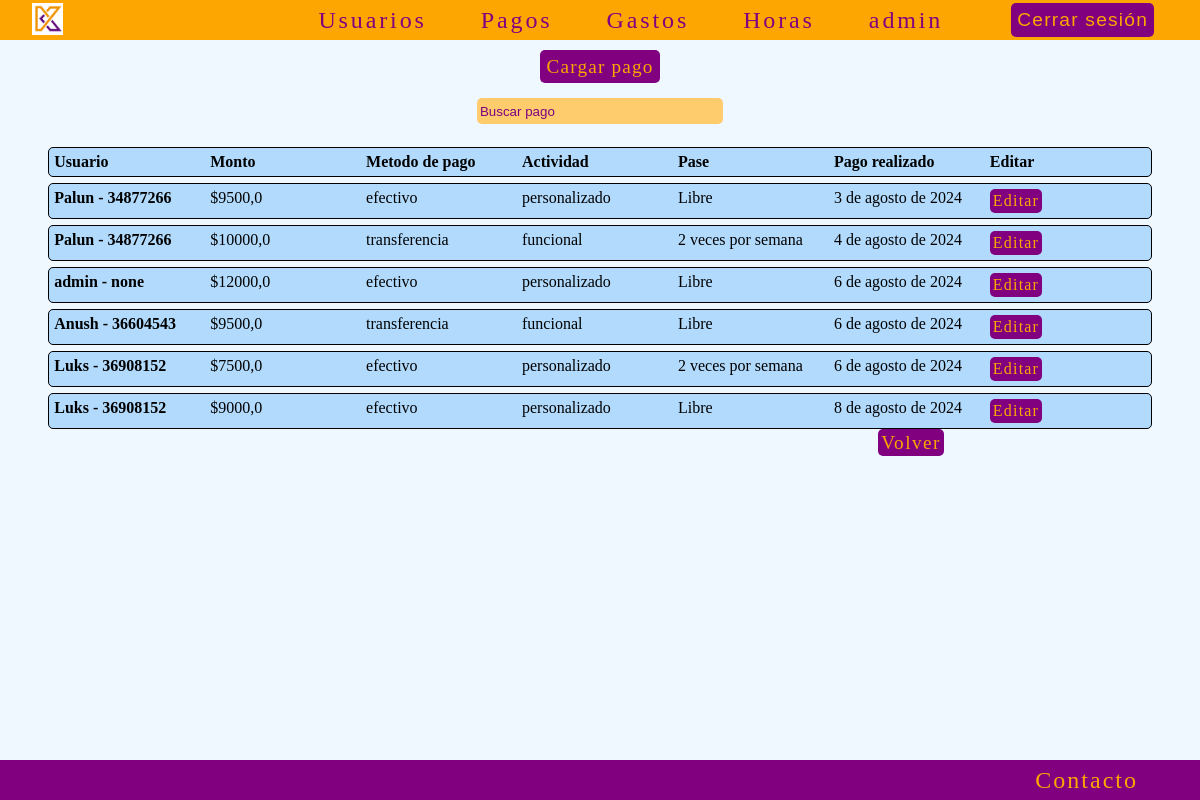
/pagos/lista/ (signed in), run on the app's committed database.
### pagos/models.py (models this page shows, shortened)
class Pagos(models.Model):
    usuario = models.ForeignKey(Usuarios, on_delete=models.DO_NOTHING)
    monto = models.FloatField()
    modo_pago = models.CharField(max_length=50, null=True, blank=True)
    actividad = models.CharField(max_length=50)
    pase = models.CharField(max_length=50, null=True, blank=True)
    fecha = models.DateField(auto_now=True)
    class Meta:
        verbose_name = 'pago'
        verbose_name_plural = 'pagos'

### usuarios/models.py (models this page shows, shortened)
class Usuarios(models.Model):
    user = models.OneToOneField(User, on_delete=models.CASCADE)
    dni = models.CharField(max_length=8, unique=True)
    fecha_nacimiento = models.DateField()
    telefono = models.CharField(max_length=15)
    domicilio = models.CharField(max_length=150)
    instagram = models.CharField(max_length=150, null=True, blank=True)
    foto = models.ImageField(upload_to='fotos', null=True, blank=True)
    def __str__(self):
        return f'{self.user.username} - {self.dni}'
    class Meta:
        verbose_name = 'usuario'
        verbose_name_plural = 'usuarios'

### pagos/views.py (the view, shortened to what this page needs)
# urls.py: path('lista/', PagosList.as_view(), name='pagos_list'),
class PagosList(LoginRequiredMixin, ListView):
    model = Pagos
    context_object_name = 'pagos'
    def get_queryset(self):
        queryset = Pagos.objects.all()
        busqueda = self.request.GET.get("busqueda")
        return queryset

### pagos/templates/pagos/pagos_list.html (shortened to what this page needs)
{% extends 'core/base.html' %}
{% block content %}
    <main class="contenedor_principal">
        <div>
            <a href="{% url 'pagos:pagos_create' %}" class="link">Cargar pago</a>
        </div>
        <div class="busqueda-container">
            <form action="{% url 'pagos:pagos_list' %}" method="get">
                <input type="text" name="busqueda" placeholder="Buscar pago">
            </form>
        </div>
        <div class="card-pagos-container">
            <div class="card-pagos">
                <p><strong>Usuario</strong></p>
                <p><strong>Monto</strong></p>
                <p><strong>Metodo de pago</strong></p>
                <p><strong>Actividad</strong></p>
                <p><strong>Pase</strong></p>
                <p><strong>Pago realizado</strong></p>
                <p><strong>Editar</strong></p>
            </div>
            {% for object in object_list %}
                <div class="card-pagos">
                    <p><strong>{{ object.usuario }}</strong></p>
                    <p>${{ object.monto }}</p>
                    <p>{{ object.modo_pago }}</p>
                    <p>{{ object.actividad }}</p>
                    <p>{{ object.pase }}</p>
                    <p>{{ object.fecha }}</p>
                    <a href="{% url 'pagos:pagos_update' object.id %}" class="crud">Editar</a>
                </div>
            {% endfor %}
        </div>
        <div class="volver-container">
            <a href="{% url 'pagos:index' %}" class="volver">Volver</a>
        </div>
    </main>
{% endblock content %}

### core/templates/core/components/navbar.html (shortened to what this page needs)
{% load static %}
<header>
    <ul>
        <li class="logo-header"><a href="{% url 'core:index' %}"><img src="{% static 'img/kinef_logo1.png' %}" alt="Logo de Kinef" width="" height="" class="imagen-logo"></a></li>
        {% if user.is_superuser %}
            <li><a href="{% url 'usuarios:index' %}" class="link-header">Usuarios</a></li>
            <li><a href="{% url 'pagos:index' %}" class="link-header">Pagos</a></li>
            <li><a href="{% url 'gastos:index' %}" class="link-header">Gastos</a></li>
            <li><a href="{% url 'horas:index' %}" class="link-header">Horas</a></li>
        {% endif %}
        {% if user.is_authenticated %}
            <li><a href="{% url 'usuarios:perfil' user.id %}" class="link-header">{{ user.username }}</a></li>
            <div>
                <form action="{% url 'usuarios:logout' %}" method="post">
                    <button type="submit" class="link">Cerrar sesión</button>
                </form>
            </div>
        {% else %}
            <li><a href="{% url 'usuarios:login' %}" class="link-header">Iniciar sesión</a></li>
            <li><a href="{% url 'usuarios:signup' %}" class="link-header">Crear Usuario</a></li>
        {% endif %}
    </ul>
</header>

### core/static/css/style.css (style rules this page uses)
* { padding: 0; margin: 0; text-decoration: none; list-style: none; }
body { display: flex; flex-direction: column; min-height: 100vh; }
header { display: flex; height: 5vh; background-color: rgb(253, 165, 0); justify-content: center; }
header ul { display: flex; justify-content: center; align-items: center; gap: 50px; width: 95%; }
.logo-header { flex-grow: 1; }
.imagen-logo { transition-duration: .2s; }
header ul li a { color: purple; padding: 2px; text-decoration: none; font-size: 1.5em; letter-spacing: .12em; border-radius: 5px; transition-duration: .2s; }
header img { margin-top: .5vh; height: 4vh; }
.contenedor_principal { padding: 2vh; display: flex; flex-direction: column; align-items: center; background-color: aliceblue; min-height: 86vh; }
.link { margin: 2vh; padding: 5px; text-decoration: none; letter-spacing: 1.2px; color: rgb(253, 165, 0); font-size: 1.2rem; border: 1px solid transparent; border-radius: 5px; background-color: purple; transition-duration: .2s; }
.busqueda-container { display: flex; justify-content: center; width: 30%; }
.busqueda-container form input { background-color: rgb(255, 204, 109); color: purple; font-weight: bold; border: none; border-radius: 5px; height: 20px; width: 20vw; padding: 3px; margin: 20px; }
.busqueda-container form input::placeholder { color: purple; font-weight: normal; }
.crud { letter-spacing: 1.2px; padding: 2px; text-decoration: none; color: rgb(253, 165, 0); background-color: purple; border: 1px solid transparent; border-radius: 5px; transition-duration: .2s; width: min-content; }
.volver-container { margin: 0 20vw 10px 0; align-self: flex-end; }
.volver { letter-spacing: 1.5px; font-size: 1.2rem; background-color: purple; text-decoration: none; color: rgb(253, 165, 0); border: 1px solid transparent; border-radius: 5px; transition-duration: .2s; padding: 2px; }
.card-pagos-container { display: flex; flex-wrap: wrap; overflow: auto; width: 95%; max-height: 73vh; overflow: auto; }
.card-pagos { display: grid; grid-template-columns: repeat(7, 1fr); width: 100%; border: 1px solid black; border-radius: 5px; height: max-content; background-color: rgb(177, 218, 253); padding: 5px; margin: 3px; }

### data on the page
Pagos: usuario "Palun - 34877266", monto "9500,0", modo_pago "efectivo", actividad "personalizado", pase "Libre", fecha "3 de agosto de 2024"
Pagos: usuario "Palun - 34877266", monto "10000,0", modo_pago "transferencia", actividad "funcional", pase "2 veces por semana", fecha "4 de agosto de 2024"
Pagos: usuario "admin - none", monto "12000,0", modo_pago "efectivo", actividad "personalizado", pase "Libre", fecha "6 de agosto de 2024"
Pagos: usuario "Anush - 36604543", monto "9500,0", modo_pago "transferencia", actividad "funcional", pase "Libre", fecha "6 de agosto de 2024"
Pagos: usuario "Luks - 36908152", monto "7500,0", modo_pago "efectivo", actividad "personalizado", pase "2 veces por semana", fecha "6 de agosto de 2024"
Pagos: usuario "Luks - 36908152", monto "9000,0", modo_pago "efectivo", actividad "personalizado", pase "Libre", fecha "8 de agosto de 2024"

### other printed values
{{ user.username }} "admin"
